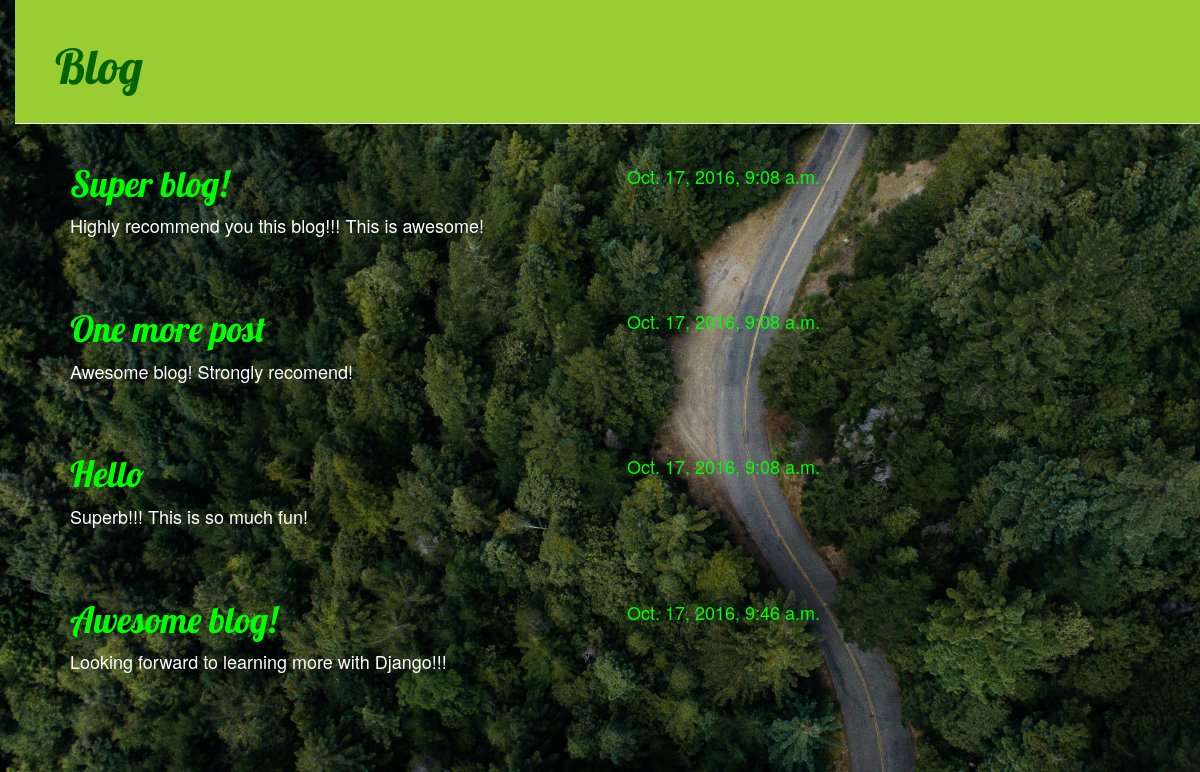
The page / on the database its author committed.
### blog/models.py (models this page shows, shortened)
class Post(models.Model):  # defines our model as an object
    author = models.ForeignKey('auth.User')
    title = models.CharField(max_length=200)
    text = models.TextField()
    created_date = models.DateTimeField(
        default=timezone.now)
    published_date = models.DateTimeField(
        blank=True, null=True)

### blog/views.py (the view)
# urls.py: url(r'^$', views.post_list, name='post_list'),
def post_list(request):
    posts = Post.objects.filter(published_date__lte=timezone.now()).order_by('published_date')
    return render(request, 'blog/post_list.html', {'posts': posts})

### blog/templates/blog/post_list.html
{% extends 'blog/base.html' %}
{% block content %}
    {% for post in posts %}
        <div class="post">
            <div class="date">
                {{ post.published_date }}
            </div>
            <h1><a href="{% url 'post_detail' pk=post.pk %}">{{ post.title }}</a></h1>
            <p>{{ post.text|linebreaks }}</p>
        </div>
    {% endfor %}
{% endblock %}

### blog/templates/blog/base.html (shortened to what this page needs)
{% load staticfiles %}
<html>
    <head>
        <link rel="stylesheet" href="//maxcdn.bootstrapcdn.com/bootstrap/3.2.0/css/bootstrap.min.css">
        <link rel="stylesheet" href="//maxcdn.bootstrapcdn.com/bootstrap/3.2.0/css/bootstrap-theme.min.css">
        <link rel="stylesheet" href="{% static 'css/blog.css' %}">
    </head>
    <body>
        <div class="page-header">
            <h1><a href="/">Blog</a></h1>
        </div>
        <div class="content container">
            <div class="row">
                <div class="col-md-8">
                    {% block content %}
                    {% endblock %}
                </div>
            </div>
        </div>
    </body>
</html>

### blog/static/css/blog.css (style rules this page uses)
h1 a { color:#006400; font-family: 'Lobster'; }
body { padding-left: 15px; background-image: url(/static/image/background.jpg); background-size:cover; background-repeat: no-repeat; color:#FFFFFF; }
p { font-size: 18px }
.page-header { background-color: #9ACD32; margin-top: 0; padding: 20px 20px 20px 40px; }
.page-header h1, .page-header h1 a, .page-header h1 a:visited, .page-header h1 a:active { color:#006400; font-size: 36pt; text-decoration: none; }
.content { margin-left: 40px; }
h1, h2, h3, h4 { font-family: 'Lobster', cursive; color:#00FF00; }
.date { float: right; color: #00FF00; font-size: 18px }
.post { margin-bottom: 70px; }
.post h1 a, .post h1 a:visited { color: #00FF00; }

### rows shown on the page
Post: published_date "Oct. 17, 2016, 9:08 a.m.", title "Super blog!", text "Highly recommend you this blog!!! This is awesome!"
Post: published_date "Oct. 17, 2016, 9:08 a.m.", title "One more post", text "Awesome blog! Strongly recomend!"
Post: published_date "Oct. 17, 2016, 9:08 a.m.", title "Hello", text "Superb!!! This is so much fun!"
Post: published_date "Oct. 17, 2016, 9:46 a.m.", title "Awesome blog!", text "Looking forward to learning more with Django!!!"
